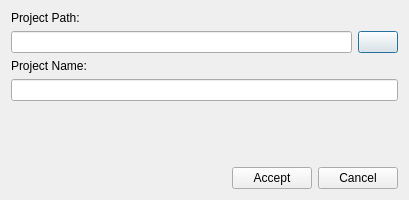
<?xml version="1.0" encoding="UTF-8"?>
<ui version="4.0">
 <class>DiaNewProject</class>
 <widget class="QDialog" name="DiaNewProject">
  <property name="geometry">
   <rect>
    <x>0</x>
    <y>0</y>
    <width>409</width>
    <height>200</height>
   </rect>
  </property>
  <property name="windowTitle">
   <string>Create new project</string>
  </property>
  <property name="windowIcon">
   <iconset resource="app-resources.qrc">
    <normaloff>:/icons/assets/icons/cotorro.ico</normaloff>:/icons/assets/icons/cotorro.ico</iconset>
  </property>
  <layout class="QVBoxLayout" name="verticalLayout">
   <item>
    <widget class="QLabel" name="label">
     <property name="text">
      <string>Project Path:</string>
     </property>
    </widget>
   </item>
   <item>
    <layout class="QHBoxLayout" name="horizontalLayout">
     <item>
      <widget class="QLineEdit" name="line_projectPath">
       <property name="readOnly">
        <bool>true</bool>
       </property>
      </widget>
     </item>
     <item>
      <widget class="QPushButton" name="pushButton">
       <property name="toolTip">
        <string>Choose project's folder</string>
       </property>
       <property name="text">
        <string/>
       </property>
       <property name="icon">
        <iconset resource="app-resources.qrc">
         <normaloff>:/icons/assets/icons/folder_empty.ico</normaloff>:/icons/assets/icons/folder_empty.ico</iconset>
       </property>
      </widget>
     </item>
    </layout>
   </item>
   <item>
    <widget class="QLabel" name="label_2">
     <property name="text">
      <string>Project Name:</string>
     </property>
    </widget>
   </item>
   <item>
    <widget class="QLineEdit" name="line_projectName"/>
   </item>
   <item>
    <spacer name="verticalSpacer">
     <property name="orientation">
      <enum>Qt::Vertical</enum>
     </property>
     <property name="sizeHint" stdset="0">
      <size>
       <width>20</width>
       <height>40</height>
      </size>
     </property>
    </spacer>
   </item>
   <item>
    <layout class="QHBoxLayout" name="horizontalLayout_2">
     <item>
      <spacer name="horizontalSpacer">
       <property name="orientation">
        <enum>Qt::Horizontal</enum>
       </property>
       <property name="sizeHint" stdset="0">
        <size>
         <width>40</width>
         <height>20</height>
        </size>
       </property>
      </spacer>
     </item>
     <item>
      <widget class="QPushButton" name="btn_accept">
       <property name="text">
        <string>Accept</string>
       </property>
      </widget>
     </item>
     <item>
      <widget class="QPushButton" name="btn_cancel">
       <property name="text">
        <string>Cancel</string>
       </property>
      </widget>
     </item>
    </layout>
   </item>
  </layout>
 </widget>
 <resources>
  <include location="app-resources.qrc"/>
 </resources>
 <connections/>
</ui>
